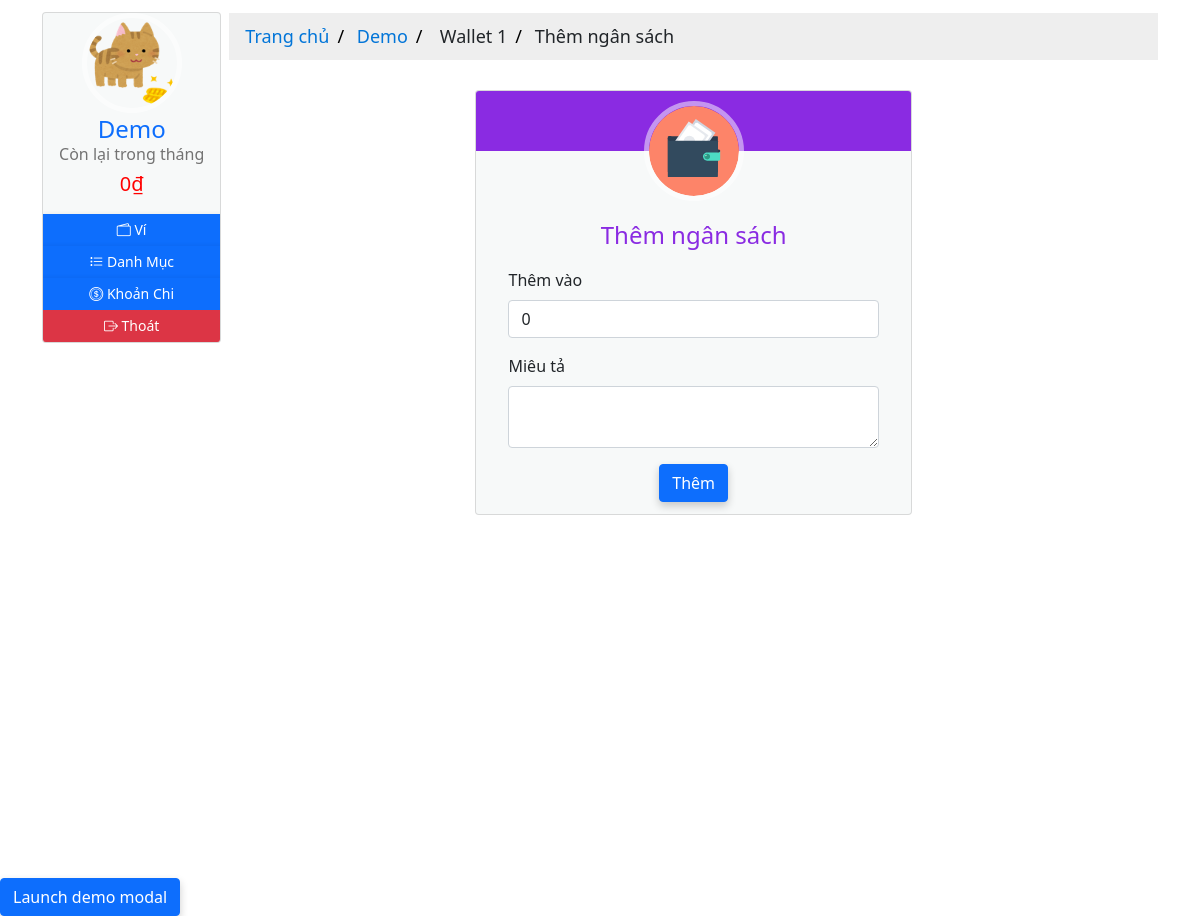
/1/wallet-1/add_balance (signed in), run on the app's committed database.
### moneymanagement/models.py (models this page shows, shortened)
class User(db.Model, UserMixin):
  __tablename__ = 'users'
  id = db.Column(db.Integer, primary_key=True)
  email = db.Column(db.String(64), nullable=False, unique=True, index=True)
  username = db.Column(db.String(64), nullable=False, unique=True, index=True)
  password_hash = db.Column(db.String(128))
  profile_image = db.Column(db.String(64), nullable=False, default='df_profile.svg')
  wallets = db.relationship('Wallet', back_populates='owner', lazy='dynamic')
  items = db.relationship('Item', back_populates='users', lazy='dynamic')
  expenditures = db.relationship('Expenditure', back_populates='users', lazy=True)
  money_saving = db.relationship('MoneySaving', back_populates='user', lazy='dynamic')
  def total_expenses_by_date(self, date):
    total = 0
    for wallet in self.wallets:
      if date in wallet.date.strftime('%Y-%m-%d'):
        total += wallet.total_expense_by_date(date)
    return total
  def total_balance_by_date(self, date):
    total = 0
    for wallet in self.wallets:
      total += wallet.total_balance_by_date(date)
    return total
  def rest_balance_by_date(self, date):
    return self.total_balance_by_date(date) - self.total_expenses_by_date(date)

class TrackBalance(db.Model):
  __tablename__ = 'trackbalances'
  id = db.Column(db.Integer, primary_key=True)
  date = db.Column(db.DateTime, nullable=False, unique=True, index=True)
  balance = db.Column(db.Integer, nullable=False, default=0)
  description = db.Column(db.String(128))
  check = db.Column(db.Boolean, default=False)
  wallet_id = db.Column(db.Integer, db.ForeignKey('wallets.id'))
  wallet = db.relationship('Wallet', back_populates='track_balances', uselist=False)

class Wallet(db.Model):
  __tablename__ = 'wallets'
  id = db.Column(db.Integer, primary_key=True)
  name = db.Column(db.String(16), nullable=False)
  date = db.Column(db.DateTime, default=datetime.utcnow())
  filter = db.Column(db.Integer, nullable=False, default=2)
  user_id = db.Column(db.Integer, db.ForeignKey('users.id'))
  owner = db.relationship('User', back_populates='wallets', uselist=False)
  track_balances = db.relationship('TrackBalance', back_populates='wallet', lazy='dynamic')
  items = db.relationship('Item', back_populates='wallet', lazy='dynamic')
  expenditures = db.relationship('Expenditure', back_populates='wallet', lazy='dynamic')
  money_saving = db.relationship('MoneySaving', back_populates='wallet', lazy='dynamic')
  def total_balance_by_date(self, date):
    total = 0
    for track in self.track_balances:
      if date in track.date.strftime('%Y-%m-%d'):
        total += track.balance
    return total

### moneymanagement/wallets/views.py (the view, shortened to what this page needs)
@wallets_blueprint.route('/<int:user_id>/wallet-<int:wallet_id>/add_balance', methods=['GET', 'POST'])
@login_required
def add_balance(user_id, wallet_id):
  if current_user.id != user_id:
    abort(403)
  form = AddBalanceForm()
  return render_template('wallets/add.html',form=form)

### moneymanagement/wallets/forms.py
class AddBalanceForm(FlaskForm):
  description = TextAreaField('Description', validators=[DataRequired()])
  balance = IntegerField('Balance', default=0)
  submit = SubmitField('Add')

### moneymanagement/__init__.py (called while the page is built)
@app.context_processor
def inject_now():
    return {'now': datetime.utcnow()}

### moneymanagement/models.py (called while the page is built)
@login_manager.user_loader
def load_user(user_id):
  return User.query.get(user_id)

### moneymanagement/wallets/views.py (called while the page is built)
@wallets_blueprint.context_processor
def inject_wallet():
  return {'wallet': Wallet.query.filter_by(user_id=current_user.id).first()}

### moneymanagement/templates/wallets/add.html (shortened to what this page needs)
{% extends 'base-2.html' %}
{%block breadcrumb %}
<div class="content-breadcrumb">
  <ul class="breadcrumb">
    <li>
      <a href="{{ url_for('core.home', user_id=current_user.id) }}"
        >Trang chủ</a
      >
    </li>
    <li><a href="#">{{ current_user.username }}</a></li>
    <li><a href="{{ url_for('users.wallet', user_id=current_user.id) }}"></a> {{ wallet.name }}</li>
    <li>Thêm ngân sách</li>
  </ul>
</div>
{% endblock breadcrumb %}
{%block content %}
<div class="content-home">
  <div class="container">
    <div class="row">
      <div class="col-sm-3"></div>
      <div class="col-sm-6">
        <div class="card hovercard">
          <div class="avatar">
            <a href="#">
              <img
                alt=""
                src="{{ url_for('static', filename='icons/wallet-icon.svg') }}"
              />
            </a>
          </div>
          <div class="info">
            <div class="title"><p><h4 class="color">Thêm ngân sách</h4></p></div>
            <div class="container" align="left">
              <form method="POST">
                <div class="row">
                  <div class="col-sm-12">
                    <label class="form-label" for="balance">Thêm vào</label>
                    {{form.balance(class="form-control") }} {{
                  </div>
                </div>
                <div class="row">
                  <div class="col-sm-12">
                    <label class="form-label" for="description">Miêu tả</label>
                    {{form.description(class="form-control") }} {{
                  </div>
                </div>
                <div class="col-12 button-center">
                  {{ form.submit(class="btn btn-primary", value="Thêm") }}
                </div>
              </form>
            </div>
          </div>
        </div>
      </div>
      <div class="col-sm-3"></div>
    </div>
  </div>
</div>
{% endblock content %}

### moneymanagement/templates/base-2.html (shortened to what this page needs)
{% from "_render_field.html" import render_field, render_error %}
<!DOCTYPE html>
<html lang="en">
  <head>
    <link
      rel="stylesheet"
      type="text/css"
      href="{{ url_for('static', filename='styles/main.css') }}"
    />
    <link
      rel="stylesheet"
      type="text/css"
      href="{{ url_for('static', filename='styles/profile.css') }}"
    />
    <link
      rel="stylesheet"
      type="text/css"
      href="{{ url_for('static', filename='styles/card.css') }}"
    />
    <link
      rel="stylesheet"
      type="text/css"
      href="{{ url_for('static', filename='styles/table.css') }}"
    />
    <link
      rel="stylesheet"
      type="text/css"
      href="{{ url_for('static', filename='styles/pagination.css') }}"
    />
    <link
      rel="stylesheet"
      href="https://cdnjs.cloudflare.com/ajax/libs/font-awesome/4.7.0/css/font-awesome.min.css"
    />
    <link
      rel="stylesheet"
      href="https://cdn.jsdelivr.net/npm/bootstrap-icons@1.7.2/font/bootstrap-icons.css"
    />
    <link
      href="https://cdn.jsdelivr.net/npm/bootstrap@5.1.1/dist/css/bootstrap.min.css"
      rel="stylesheet"
    />
  </head>
  <body>
    <div class="container">
      <div class="row g-2">
        <div class="col-sm-2">
          <div class="card hovercard">
            <div class="avatar-profile">
              <a href="#" data-bs-toggle="modal" data-bs-target="#exampleModal">
                <img
                  alt=""
                  src="{{ url_for('static', filename='profile_pics/' + current_user.profile_image) }}"
                />
              </a>
            </div>
            <div class="info">
              <div class="title">
                <a
                  target="_blank"
                  href="#"
                  data-bs-toggle="modal"
                  data-bs-target="#exampleModal"
                  >{{ current_user.username }}</a
                >
              </div>
              {% block current_balance %}
              <div class="desc"><h6>Còn lại trong tháng</h6></div>
              <div class="desc">
                {% if current_user.rest_balance_by_date(now.strftime('%Y-%m')) >
                (current_user.total_balance_by_date(now.strftime('%Y-%m')) / 2)
                %}
                <h5 style="color: green">
                  {{
                  "{:,.0f}".format(current_user.rest_balance_by_date(now.strftime('%Y-%m')))
                  }}<span>&#8363;</span>
                </h5>
                {%else %}
                <h5 style="color: red">
                  {{
                  "{:,.0f}".format(current_user.rest_balance_by_date(now.strftime('%Y-%m')))
                  }}<span>&#8363;</span>
                </h5>
                {% endif %}
              </div>
              {% endblock current_balance %}
            </div>
            <div
              class="bottom"
              id="none-padding-margin"
              style="text-align: center"
            >
              <div class="title">
                <div class="row g2">
                  <a
                    class="btn btn-primary btn-sm margin btn-icon"
                    href="{{ url_for('users.wallet', user_id=current_user.id) }}"
                  >
                    <i class="bi bi-wallet2"></i><span>&nbsp;Ví</span>
                  </a>
                </div>
              </div>
              <div class="title">
                <div class="row g2" style="text-align: left">
                  <a
                    class="btn btn-primary btn-sm margin btn-icon"
                    href="{{ url_for('users.item', user_id=current_user.id) }}"
                  >
                    <i class="bi bi-list-task"></i><span>&nbsp;Danh Mục</span>
                  </a>
                </div>
              </div>
              <div class="title">
                <div class="row g2" style="text-align: left">
                  <a
                    class="btn btn-primary btn-sm margin btn-icon"
                    href="{{ url_for('users.expense', user_id=current_user.id) }}"
                  >
                    <i class="bi bi-coin"></i><span>&nbsp;Khoản Chi</span>
                  </a>
                </div>
              </div>
              <div class="title">
                <div class="row g2" style="text-align: left">
                  <a
                    class="btn btn-danger btn-sm margin btn-icon"
                    href="{{ url_for('users.logout') }}"
                  >
                    <i class="bi bi-box-arrow-right"></i
                    ><span>&nbsp;Thoát</span>
                  </a>
                </div>
              </div>
            </div>
          </div>
        </div>
        <div class="col-sm-10">
          {% block breadcrumb %}{% endblock breadcrumb %}
          <div
            class="container"
            style="height: 100vh; max-height=fit-content; overflow-y: auto;"
          >
            {% block content %}{% endblock content %}
          </div>
        </div>
      </div>
    </div>
    <button
      type="button"
      class="btn btn-primary"
      data-bs-toggle="modal"
      data-bs-target="#exampleModal"
    >
      Launch demo modal
    </button>
  </body>
</html>

### moneymanagement/static/styles/main.css (style rules this page uses)
.content-breadcrumb { margin: auto; border: none; margin-top: 11px; }
.content-home { margin: auto; width: 100%; box-sizing: content-box; }
.button-center { margin-left: auto; margin-right: auto; text-align: center; }
.card { box-shadow: 0 4px 8px 0 rgba(0, 0, 0, 0.2); transition: 0.3s; }
.container { padding: 2px 16px; }
.btn-primary { box-shadow: 0 4px 8px 0 rgba(0, 0, 0, 0.2); transition: 0.3s; }
body, html { height: 100%; margin: 0; font-family: Arial, Helvetica, sans-serif; }
* { box-sizing: border-box; }

### moneymanagement/static/styles/profile.css (style rules this page uses)
.card { padding-top: 20px; margin: 10px 0 20px 0; background-color: rgba(214, 224, 226, 0.2); border-top-width: 0; border-bottom-width: 2px; -webkit-border-radius: 3px; -moz-border-radius: 3px; border-radius: 3px; -webkit-box-shadow: none; -moz-box-shadow: none; box-shadow: none; -webkit-box-sizing: border-box; -moz-box-sizing: border-box; box-sizing: border-box; }
.card.hovercard { position: relative; padding-top: 0; overflow: hidden; text-align: center; background-color: rgba(214, 224, 226, 0.2); }
.card.hovercard .avatar-profile { top: -50px; }
.card.hovercard .avatar-profile img { width: 100px; height: 100px; max-width: 100px; max-height: 100px; -webkit-border-radius: 50%; -moz-border-radius: 50%; border-radius: 50%; border: 5px solid rgba(255, 255, 255, 0.5); }
.card.hovercard .avatar { position: relative; top: -50px; margin-bottom: -50px; }
.card.hovercard .avatar img { width: 100px; height: 100px; max-width: 100px; max-height: 100px; -webkit-border-radius: 50%; -moz-border-radius: 50%; border-radius: 50%; border: 5px solid rgba(255, 255, 255, 0.5); }
.card.hovercard .info { padding: 4px 8px 10px; }
.card.hovercard .info .title { margin-bottom: 4px; font-size: 24px; line-height: 1; color: #262626; vertical-align: middle; }
.card.hovercard .info .desc { overflow: hidden; font-size: 12px; line-height: 20px; color: #737373; text-overflow: ellipsis; }
.card.hovercard .bottom { padding: 0 20px; margin-bottom: 17px; }
.btn-icon { border-radius: 50%; width: 32px; height: 32px; line-height: 18px; }
a.margin { margin: 0px; }

### moneymanagement/static/styles/card.css (style rules this page uses)
h4.color { color: blueviolet; }
ul.breadcrumb { padding: 10px 16px; list-style: none; background-color: #eee; }
ul.breadcrumb li { display: inline; font-size: 18px; }
ul.breadcrumb li + li:before { padding: 8px; color: black; content: "/\00a0"; }
ul.breadcrumb li a { color: #0275d8; text-decoration: none; }
#none-padding-margin { padding: 0; margin: 0; }

### moneymanagement/static/styles/table.css (style rules this page uses)
body { background: #f9f9f9; font-family: "Roboto", sans-serif; }
a:link { text-decoration: none; }

### data on the page
User: profile_image (picture), username "Demo"
TrackBalance: rest_balance_by_date "0"
Wallet: name "Wallet 1"
